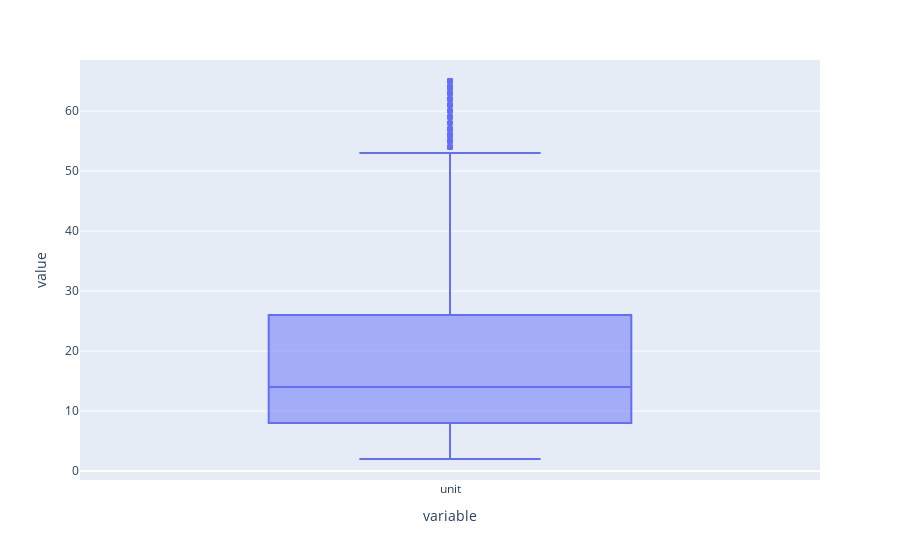

Here is the notebook cell this chart was saved with:
### Markdown cell above
### Outliers in the Unit column ->

### Code cell
px.box(sd['unit'])

### Figure 1 — Plotly figure (JSON) as saved in the notebook; plotly's stock layout.template omitted (floating-point values rounded to 4 significant figures; data arrays with more than 128 entries replaced by an {"elided": "..."} marker saying what was removed)
{"data": [{"alignmentgroup": "True", "hovertemplate": "variable=%{x}<br>value=%{y}<extra></extra>", "legendgroup": "", "marker": {"color": "#636efa"}, "name": "", "notched": false, "offsetgroup": "", "orientation": "v", "showlegend": false, "type": "box", "x": {"elided": "7560 str values"}, "x0": " ", "xaxis": "x", "y": {"elided": "7560 int values"}, "y0": " ", "yaxis": "y"}], "layout": {"autosize": true, "boxmode": "group", "legend": {"tracegroupgap": 0}, "margin": {"t": 60}, "xaxis": {"anchor": "y", "autorange": true, "domain": [0, 1], "range": [-0.5, 0.5], "title": {"text": "variable"}, "type": "category"}, "yaxis": {"anchor": "x", "autorange": true, "domain": [0, 1], "range": [-1.5, 68.5], "title": {"text": "value"}, "type": "linear"}}}
